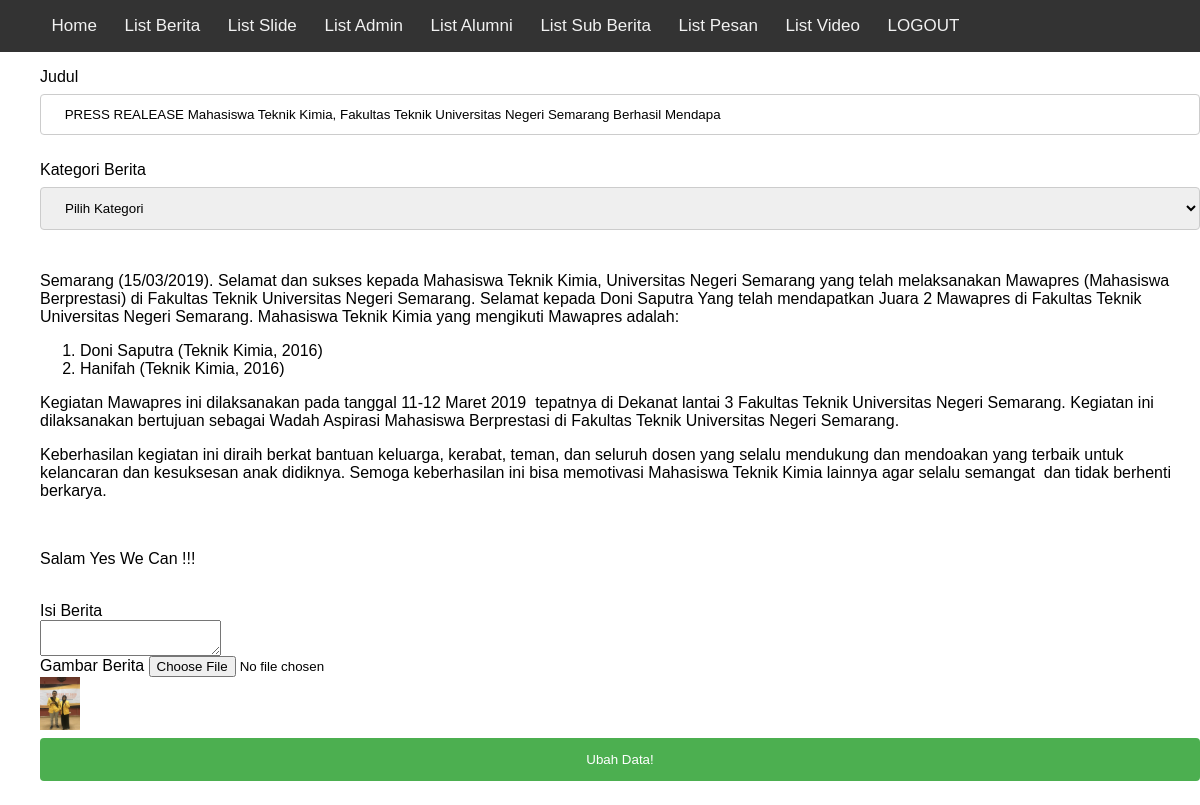
The page /admin/edit_berita.php?id=59 (signed in) on the database its author committed.
### tables this page shows
CREATE TABLE `berita` (
  `id` int(5) NOT NULL,
  `judul` varchar(100) NOT NULL,
  `isi` text NOT NULL,
  `kategori` varchar(10) NOT NULL,
  `gambar` varchar(150) NOT NULL,
  `tanggal_berita` date NOT NULL
);

### admin/function.php (called while the page is built, shortened)
<?php
$conn = mysqli_connect("localhost","root","","berita_kita");
function query($query){
    global $conn;
    $result= mysqli_query($conn,$query);
    $rows=[];
    while($row=mysqli_fetch_assoc($result)){
        $rows[]=$row;
    }
    return $rows;
}
?>

### admin/edit_berita.php (the view, shortened to what this page needs)
<?php
    include "layout/header.php";
    require 'function.php';
    $id = $_GET["id"];
    $brt = query("SELECT kategori.*,berita.* FROM berita LEFT JOIN kategori on berita.kategori = kategori.id_kategori  WHERE berita.id = $id")[0];
?>
<html>
    <head>
        <link rel="stylesheet" href="css/edit_berita.css">
        <link rel="stylesheet" type="text/css" href="css/ckeditor.css">
    </head>
<form action="" method="post" enctype="multipart/form-data">
    <ul>
        <label for="judul">Judul</label>
            <input type="text" id="judul" name="judul" placeholder="masukan judul.."
            value="<?=$brt["judul"];?>"> <br>
        <label for="kategori">Kategori Berita</label>
            <select required name="kategori" id="kategori">
                <option value="">Pilih Kategori</option>
            </select> <br>
                    <p name = "isi" id=""><?php echo $brt["isi"]?></p><br>
            <label for="isi" id="isi">Isi Berita</label> <br>
                <div class="isi-berita-textarea">
                    <textarea class="ckeditor" id="isi" name="isi" required></textarea>
                </div>
        <label for="gambar">Gambar Berita</label>
            <input type="file" id="gambar" name="gambar"> <br>
        <img src="../upload/<?=$brt ['gambar'];?>" width="40"> <br>
        <input type="submit"name="submit" value="Ubah Data!">
    </ul>
</form>
</html>

### admin/css/header.css (style rules this page uses)
body { margin: 0; font-family: Arial, Helvetica, sans-serif; }

### admin/css/edit_berita.css (style rules this page uses)
input[type=text], [type=url], select { width: 100%; padding: 12px 20px; margin: 8px 0; display: block; border: 1px solid #ccc; border-radius: 4px; -webkit-box-sizing: border-box; box-sizing: border-box; }
input[type=submit] { width: 100%; background-color: #4CAF50; color: white; padding: 14px 20px; margin: 8px 0; border: none; border-radius: 4px; cursor: pointer; }

### rows shown on the page
berita: judul "PRESS REALEASE Mahasiswa Teknik Kimia, Fakultas Teknik Universitas Negeri Semarang Berhasil Mendapa", isi "Semarang (15/03/2019). Selamat dan sukses kepada Mahasiswa Teknik Kimia, Universitas Negeri Semarang yang telah melaksanakan Mawapres (Mahasiswa Berprestasi) di Fakultas Teknik Universitas Negeri Semarang. Selamat kepada Doni Saputra Yang telah mendapatkan Juara 2 Mawapres di Fakultas Teknik Universitas Negeri Semarang. Mahasiswa Teknik Kimia yang mengikuti Mawapres adalah: Doni Saputra (Teknik Kimia, 2016) Hanifah (Teknik Kimia, 2016) Kegiatan Mawapres ini dilaksanakan pada tanggal 11-12 Maret 2019 tepatnya di Dekanat lantai 3 Fakultas Teknik Universitas Negeri Semarang. Kegiatan ini dilaksanakan bertujuan sebagai Wadah Aspirasi Mahasiswa Berprestasi di Fakultas Teknik Universitas Negeri…", gambar (picture)
